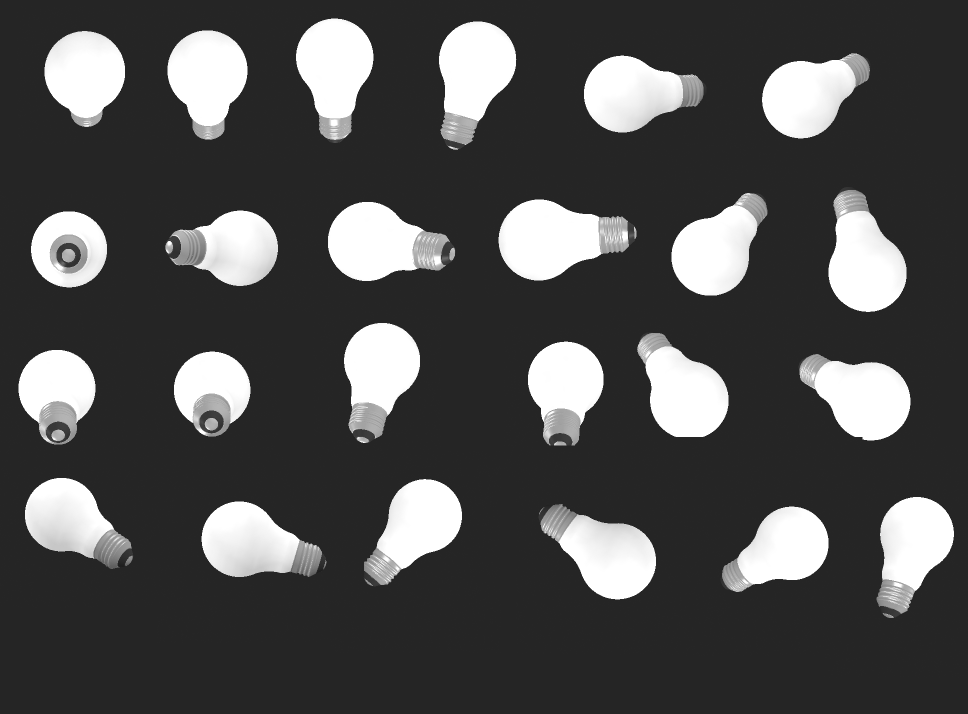
%> input picture bulb.png, 1935 x 1427 px (shown at 1/2 size)
$ octave --eval "result = target_locate;"   (GNU Octave 9; MATLAB toolbox functions it lacks are replaced by stand-ins)
%> lines starting %> are read from the running program, lines starting %| are printed output that depends on the picture
%> in target_locate, boxImage is the input picture: size 1427x1935 uint8; min 30, max 255, mean 78.9
### point_matching.m
function [cluster_GeoCenter]=point_matching(boxImage,matched_points_threshold,color_reference,object)
%> called with matched_points_threshold = 3, color_reference = [255; 210; 255], object = 1


%boxImage = imread('control.png');
sceneImage = imread('scene.png');
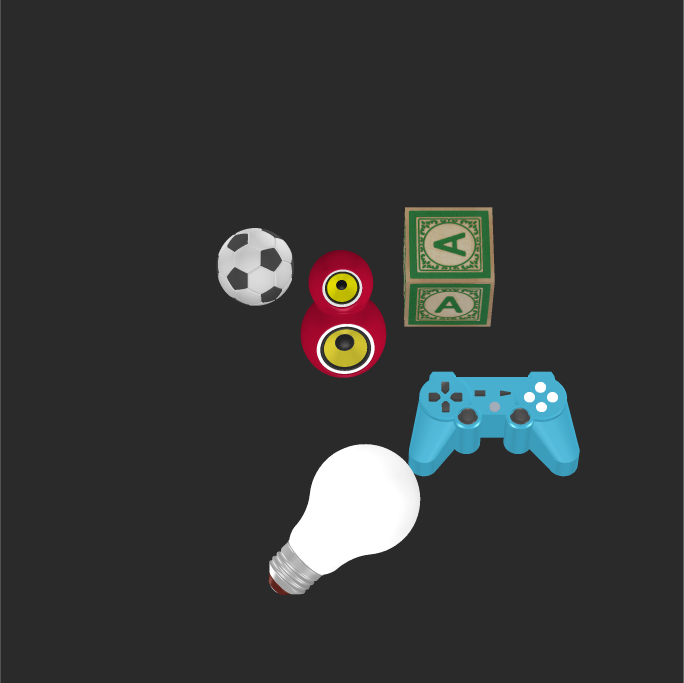
%> input picture scene.png, 2051 x 2049 px (shown at 1/3 size)
%> sceneImage is the input picture: size 2049x2051x3 uint8; mean R, G, B 53.7, 55, 54.7
sceneImage_original = imread('scene.png');  %for color reference
sceneImage = rgb2gray(sceneImage);
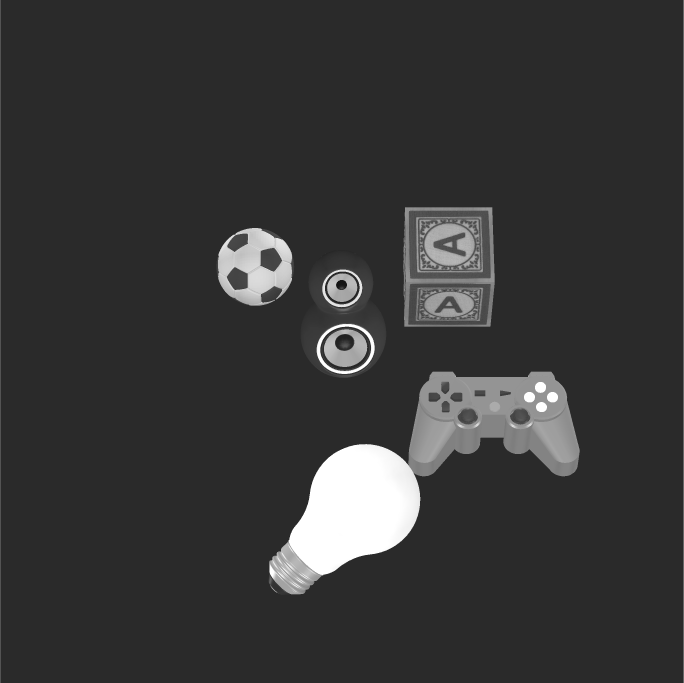
%> sceneImage: size 2049x2051 uint8 (shown at 1/3 size); min 20, max 255, mean 54.6

%> the run ends on the next line
boxPoints = detectSURFFeatures(boxImage);
scenePoints = detectSURFFeatures(sceneImage);
[boxFeatures, boxPoints] = extractFeatures(boxImage, boxPoints);
[sceneFeatures, scenePoints] = extractFeatures(sceneImage, scenePoints);

boxPairs = matchFeatures(boxFeatures, sceneFeatures);
matchedBoxPoints = boxPoints(boxPairs(:, 1), :);
matchedScenePoints = scenePoints(boxPairs(:, 2), :);


%%%%%%%%%%%%%%%%%%%%%%%%%%%%%%%%%%%%
% figure;
% showMatchedFeatures(boxImage, sceneImage, matchedBoxPoints, ...
%     matchedScenePoints, 'montage');
% title('Putatively Matched Points (Including Outliers)');
%%%%%%%%%%%%%%%%%%%%%%%%%%%%%%%%%%%%


%% we are going to divide into 30x30 grids and the pixel of each is 68 d ad
% therefore we have 29x29 center for 田 grid, (i,left to right) (j,down to up)
%%%%%%%%%%%%%%%%%%%%%%%%%%%%%%%%%%%%
% figure;
% imshow(sceneImage);hold on;
%%%%%%%%%%%%%%%%%%%%%%%%%%%%%%%%%%%%
[m,n] = size(matchedScenePoints.Location);
grid_size=68; %pixels

%draw grids
% %%%%%%%%%%%%%%%%%%%%%%%%%%%%%%%%%%%%
% for i=1:29
%     plot([i*grid_size,i*grid_size],[0,2045],'w.-');
%     plot([0,2045],[i*grid_size,i*grid_size],'w.-');
% end

%
% %draw points
% for i=1:m
%     plot(matchedScenePoints.Location(i,1),matchedScenePoints.Location(i,2),'y.','MarkerSize',4)
% end
% %%%%%%%%%%%%%%%%%%%%%%%%%%%%%%%%%%%%


%count the point number of each center area
grid_center_sum=zeros(29,29);
Points_order=zeros(m,3);  % 3 columns are:(order,x,y) order=(i-1)*29+j
for k=1:m
    i=floor(matchedScenePoints.Location(k,1)/grid_size);
    j=floor(matchedScenePoints.Location(k,2)/grid_size);
    Points_order(k,:)=[(i-1)*29+j,matchedScenePoints.Location(k,1),matchedScenePoints.Location(k,2)];
    grid_center_sum(i,j)=grid_center_sum(i,j)+1;
    grid_center_sum(i+1,j)=grid_center_sum(i+1,j)+1;
    grid_center_sum(i,j+1)=grid_center_sum(i,j+1)+1;
    grid_center_sum(i+1,j+1)=grid_center_sum(i+1,j+1)+1;
end
Points_order=sortrows(Points_order,1);  %sort all the matched Points in order

%choose the valid center and corresponeding weight center

center_counter=0;   %number of chosen center
for i=1:29
    for j=1:29
        if (grid_center_sum(i,j) >= matched_points_threshold)
            if center_counter==0
                choosed_center=[i,j,grid_center_sum(i,j)];
            else
                choosed_center=[choosed_center;[i,j,grid_center_sum(i,j)]];
            end
            %plot(i*grid_size,j*grid_size,'r.','MarkerSize',12); %plot
            %choosed centers  % %%%%%%%%%%%%%%%%%%%%%%%%%%%%%%%%%%%%
            center_counter=center_counter+1;
        end
    end
end

cluster=zeros(10,50,3);  %10 for the max number for same object, 50 for max mathed centers
i=1;
while 1
    point_num_orgin=nnz(cluster(i,:,:))/3;  %original number of centers in cluster
    point_num=point_num_orgin;
    if point_num==0   %empty
        for k=1:center_counter
            if choosed_center(k,1)~=0
               point_num=point_num+1;
               cluster(i,1,:)=choosed_center(k,:); %assign first center
               choosed_center(k,:)=[0,0,0]; %clear
               break;
            end
        end
    else   %not empty
        for j=1:point_num
            for k=1:center_counter
                distance=abs(cluster(i,j,1)-choosed_center(k,1))+abs(cluster(i,j,2)-choosed_center(k,2));%x,y distance
                if distance<=4  %diagnoal of two grids as the distance
                    point_num=point_num+1;
                    cluster(i,point_num,:)=choosed_center(k,:); %assign new center
                    choosed_center(k,:)=[0,0,0]; %clear
                end
            end
        end
    end

    if nnz(choosed_center(:,:))==0  %no center left, then break
        break;
    end
    if point_num==point_num_orgin
        i=i+1; %new cluster
    end
end
cluster_number=i;


color_sample=zeros(cluster_number,48,3);   % 12 sample dots, 3RGB
[m2,n2]=size(boxPairs); %number of all matched points
for i=1:cluster_number
    o=0;
    for j=1:nnz(cluster(i,:,:))/3 %number of points in cluster
        order=(cluster(i,j,1)-1)*29+cluster(i,j,2);
        for k=1:m2
            if (order==Points_order(k,1))||(order==(Points_order(k,1)+1))||(order==(Points_order(k,1)+29))||(order==(Points_order(k,1)+30))  %each point belongs to four corner centers
                o=o+1;
                areaPoints(i,o,:)=[Points_order(k,1) Points_order(k,2) Points_order(k,3)];
            end
        end
    end

    length=nnz(areaPoints(i,:,:))/3;
    if length<40  %fail safe
        fprintf('failed')
        length
        continue;
    end

    try
          k = convhull(areaPoints(i,1:length,2)',areaPoints(i,1:length,3)');
    catch
           continue%假如上面的没法执行则执行continue,到下个循环
    end

    %plot(areaPoints(i,k,2)',areaPoints(i,k,3)','r-')  %%%%%%%%%%%%%%%%%%%%%%%%%%%%%%%%%%%%%
    [length_k,n]=size(k);
    sort_xy=zeros(length_k,2);
    sort_xy(:,1)=areaPoints(i,k,2)';
    sort_xy(:,2)=areaPoints(i,k,3)';
    x_pick=sortrows(sort_xy,1);
    y_pick=sortrows(sort_xy,2);
    cluster_GeoCenter(i,1)=(x_pick(1,1)+x_pick(length_k,1))/2;  % x of the center
    cluster_GeoCenter(i,2)=(y_pick(1,2)+y_pick(length_k,2))/2;  % x of the center
    cluster_GeoCenter(i,3)=length;  %number of feature points in each cluster
    cluster_GeoCenter(i,4)=object;  %assign the object kind to center
    %plot(cluster_GeoCenter(i,1),cluster_GeoCenter(i,2),'wx','MarkerSize',17,'linewidth',2)
    color_sample(i,:,:)=[sceneImage_original(round(cluster_GeoCenter(i,2))+10,round(cluster_GeoCenter(i,1)),:);   % color samples
                       sceneImage_original(round(cluster_GeoCenter(i,2))-10,round(cluster_GeoCenter(i,1)),:);
                       sceneImage_original(round(cluster_GeoCenter(i,2)),round(cluster_GeoCenter(i,1)),:)+10;
                       sceneImage_original(round(cluster_GeoCenter(i,2)),round(cluster_GeoCenter(i,1)),:)-10;
                       sceneImage_original(round(cluster_GeoCenter(i,2))+40,round(cluster_GeoCenter(i,1)),:);   % color samples
                       sceneImage_original(round(cluster_GeoCenter(i,2))-40,round(cluster_GeoCenter(i,1)),:);
                       sceneImage_original(round(cluster_GeoCenter(i,2)),round(cluster_GeoCenter(i,1)),:)-40;
                       sceneImage_original(round(cluster_GeoCenter(i,2)),round(cluster_GeoCenter(i,1)),:)+40;
                       sceneImage_original(round(cluster_GeoCenter(i,2))+20,round(cluster_GeoCenter(i,1)),:);   % color samples
                       sceneImage_original(round(cluster_GeoCenter(i,2))-20,round(cluster_GeoCenter(i,1)),:);
                       sceneImage_original(round(cluster_GeoCenter(i,2)),round(cluster_GeoCenter(i,1)),:)+20;
                       sceneImage_original(round(cluster_GeoCenter(i,2)),round(cluster_GeoCenter(i,1)),:)-20;
                       sceneImage_original(round(cluster_GeoCenter(i,2))+10,round(cluster_GeoCenter(i,1)),:)+10;   % color samples
                       sceneImage_original(round(cluster_GeoCenter(i,2))-10,round(cluster_GeoCenter(i,1)),:)+10;
                       sceneImage_original(round(cluster_GeoCenter(i,2))+10,round(cluster_GeoCenter(i,1)),:)-10;
                       sceneImage_original(round(cluster_GeoCenter(i,2))-10,round(cluster_GeoCenter(i,1)),:)-10;
                       sceneImage_original(round(cluster_GeoCenter(i,2))+60,round(cluster_GeoCenter(i,1)),:);
                       sceneImage_original(round(cluster_GeoCenter(i,2))-60,round(cluster_GeoCenter(i,1)),:);
                       sceneImage_original(round(cluster_GeoCenter(i,2)),round(cluster_GeoCenter(i,1)),:)+60;
                       sceneImage_original(round(cluster_GeoCenter(i,2)),round(cluster_GeoCenter(i,1)),:)-60;
                       sceneImage_original(round(cluster_GeoCenter(i,2))+30,round(cluster_GeoCenter(i,1)),:)+30;
                       sceneImage_original(round(cluster_GeoCenter(i,2))+50,round(cluster_GeoCenter(i,1)),:)+30;
                       sceneImage_original(round(cluster_GeoCenter(i,2))+30,round(cluster_GeoCenter(i,1)),:)-50;
                       sceneImage_original(round(cluster_GeoCenter(i,2))+50,round(cluster_GeoCenter(i,1)),:)-30;
                       sceneImage_original(round(cluster_GeoCenter(i,2))-50,round(cluster_GeoCenter(i,1)),:)+30;
                       sceneImage_original(round(cluster_GeoCenter(i,2))-30,round(cluster_GeoCenter(i,1)),:)+50;
                       sceneImage_original(round(cluster_GeoCenter(i,2))-30,round(cluster_GeoCenter(i,1)),:)-50;
                       sceneImage_original(round(cluster_GeoCenter(i,2))-50,round(cluster_GeoCenter(i,1)),:)-30;
                       sceneImage_original(round(cluster_GeoCenter(i,2))-100,round(cluster_GeoCenter(i,1)),:);
                       sceneImage_original(round(cluster_GeoCenter(i,2)),round(cluster_GeoCenter(i,1)),:)+100;
                       sceneImage_original(round(cluster_GeoCenter(i,2)),round(cluster_GeoCenter(i,1)),:)-100;
                       sceneImage_original(round(cluster_GeoCenter(i,2))+100,round(cluster_GeoCenter(i,1)),:);
                       sceneImage_original(round(cluster_GeoCenter(i,2))-70,round(cluster_GeoCenter(i,1)),:)+70;
                       sceneImage_original(round(cluster_GeoCenter(i,2))-70,round(cluster_GeoCenter(i,1)),:)-70;
                       sceneImage_original(round(cluster_GeoCenter(i,2))+70,round(cluster_GeoCenter(i,1)),:)+70;
                       sceneImage_original(round(cluster_GeoCenter(i,2))+70,round(cluster_GeoCenter(i,1)),:)-70;

                       sceneImage_original(round(cluster_GeoCenter(i,2))-5,round(cluster_GeoCenter(i,1)),:);
                       sceneImage_original(round(cluster_GeoCenter(i,2)),round(cluster_GeoCenter(i,1)),:)+5;
                       sceneImage_original(round(cluster_GeoCenter(i,2))+5,round(cluster_GeoCenter(i,1)),:);
                       sceneImage_original(round(cluster_GeoCenter(i,2)),round(cluster_GeoCenter(i,1)),:)-5;
                       sceneImage_original(round(cluster_GeoCenter(i,2))-120,round(cluster_GeoCenter(i,1)),:);
                       sceneImage_original(round(cluster_GeoCenter(i,2)),round(cluster_GeoCenter(i,1)),:)+120;
                       sceneImage_original(round(cluster_GeoCenter(i,2)),round(cluster_GeoCenter(i,1)),:)-120;
                       sceneImage_original(round(cluster_GeoCenter(i,2))+120,round(cluster_GeoCenter(i,1)),:);
                       sceneImage_original(round(cluster_GeoCenter(i,2))-40,round(cluster_GeoCenter(i,1)),:)+40;
                       sceneImage_original(round(cluster_GeoCenter(i,2))-40,round(cluster_GeoCenter(i,1)),:)-40;
                       sceneImage_original(round(cluster_GeoCenter(i,2))+40,round(cluster_GeoCenter(i,1)),:)+40;
                       sceneImage_original(round(cluster_GeoCenter(i,2))+40,round(cluster_GeoCenter(i,1)),:)-40 %%%%%%%%%%%%%%%%%%%%%%%%%%%%%%%%%%%%%%%%
                       ];
end

%ues color sample find true cluster center
for i=1:cluster_number
    color_counter=0;
    for j=1:12
        distance=abs(color_reference(1,1)- color_sample(i,j,1))+abs(color_reference(2,1)- color_sample(i,j,2))+abs(color_reference(3,1)- color_sample(i,j,3));
        if distance<=42   %reasonable color range
            color_counter=color_counter+1;
            continue;
        end
    end
    if color_counter==0
        cluster_GeoCenter(i,:)=[0 0 0 0]; %wrong center, clear
    else
        fprintf('color sample failed\n')
        %plot(cluster_GeoCenter(i,1),cluster_GeoCenter(i,2),'rx','MarkerSize',17,'linewidth',2)  % plot the true center
    end
end


end

### target_locate.m
function [WorldCenters]=target_locate()


%    1_bulb,  2_cube,  3_control, 4_speaker  5_soccer
Info=[300     600      500        500       300;    % FeaturePoints
      3       10       5         10        10;   % FeaturePoints Matched Threshold
      0.037   0.041    0.02175    0.027     0.05;    % Object Height
      255     40       80         115       210;    % Red
      210     110      180        10        210;    % Green
      255     60       210        40         210];    % Blue
Centers=[];

for object=1:5
    if object==1
        boxImage = imread('bulb.png');
    elseif object==2
        boxImage = imread('cube.png');
    elseif object==3
        boxImage = imread('control.png');
    elseif object==4
        boxImage = imread('speaker.png');
    elseif object==5
        boxImage = imread('soccer.png');
    end
    matched_points_threshold=Info(2,object);
    color_reference=Info(4:6,object);
    [cluster_GeoCenter]=point_matching(boxImage,matched_points_threshold,color_reference,object);
    Centers=[Centers;cluster_GeoCenter];    %(x,y,number of FeaturePoints,object_kind)
end

Centers( ~any(Centers,2), : ) = [];  %delete wrong centers
[m,n]=size(Centers);
C=zeros(m,1);
Centers=[Centers C]  %(x,y,number of FeaturePoints,object,PairMark)

PairCounter=0;
for i=1:m
    if m==1
        break;
    end
    for j=(i+1):m
        Center_distance = sqrt ((Centers(i,1)-Centers(j,1))^2+(Centers(i,2)-Centers(j,2))^2);
        if (Center_distance<270) && (Center_distance>0)
            i_kind=Centers(i,4);
            j_kind=Centers(j,4);
            Percentage_i=Centers(i,3)/Info(1,i_kind)
            Percentage_j=Centers(j,3)/Info(1,j_kind)
            PairCounter=PairCounter+1;
%             Centers(i,5)=PairCounter;
%             Centers(j,5)=PairCounter;
            if Percentage_i>Percentage_j   %COMPARE
                Centers(j,5)=PairCounter;
            else
                Centers(j,5)=PairCounter;
            end
%
        end
    end
end

Centers( ~any(Centers,2),:)=[];


figure;
imshow('scene.png');
hold on;
plot(Centers(:,1),Centers(:,2),'rx','MarkerSize',17,'linewidth',2)  % plot the true center

[m,n]=size(Centers);

for i=1:m
    if Centers(i,5)~=0
        plot(Centers(i,1),Centers(i,2),'bx','MarkerSize',17,'linewidth',2)  % plot the true center
    end
end

a=3*0.169/4088;
WorldCenters=[]; %x,  y,  z,   matchedPoints,  ObjectKind  PairMark
for i=1:m
    object_kind=Centers(i,4);
    WorldCenters(i,2)=(   1.8*sqrt(3)*a*(2044-Centers(i,2))  +   1.8*0.431*sqrt(3)   )    /  (  2.231*sqrt(3)  - a*sqrt(3)*(2044-Centers(i,2))  -0.431*sqrt(3)   );
    if Centers(i,5)==1
        h=Info(3,object_kind)+0.011;
    else
        h=Info(3,object_kind);
    end
    WorldCenters(i,2)=WorldCenters(i,2)-WorldCenters(i,2)/0.6/sqrt(3)*h*3/5;  %Info(3,object_kind)=h
    WorldCenters(i,1)=(  WorldCenters(i,2)*0.0255/0.369 - 0.0255/0.369*0.431+0.1475  )*(Centers(i,1)-1022)/1022;
    WorldCenters(i,3)=0.3+h;    %add another height %%%%%%%%%%%%%%%%%%%%%%%%%%%%%%%%%%%%%%%%%%%%%%%%%%%%%%%%%%%%%%%%%%%%%%%%%%
    WorldCenters(i,4:6)=Centers(i,3:5);
end


end
